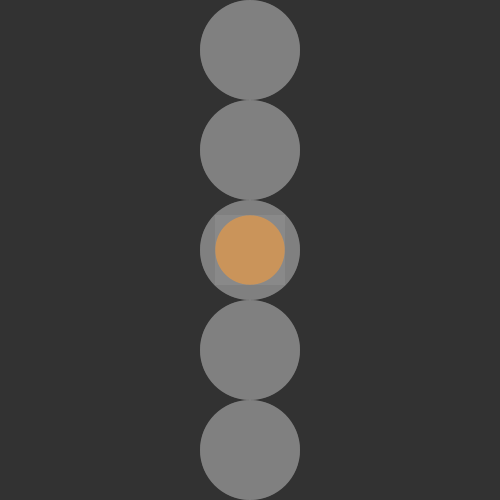
Frame 1 (no input)
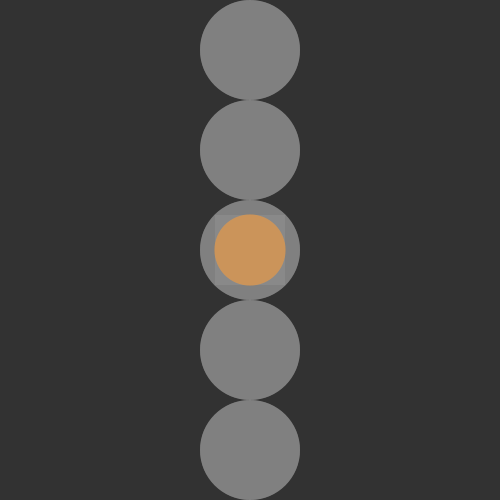
Frame 60 (the mouse pressed at the canvas centre just before this capture)
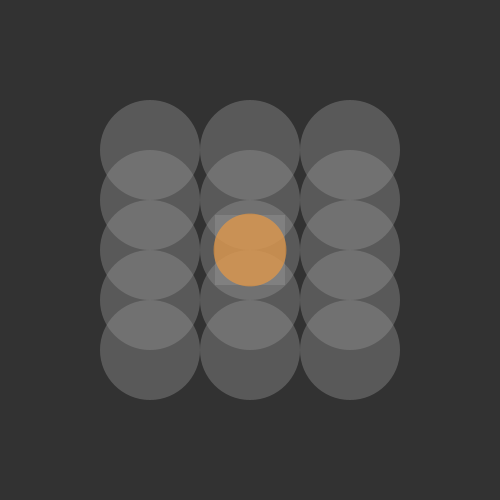
Frame 120 (the mouse held since frame 60 and released just before this capture)

The Processing sketch that drew these frames (run headless with seeded random() and noise(); from frame 60 on, the mouse is pressed at the canvas centre):

// Processing sketch: processing_142069
// ── processing_142069.pde

void setup () {
  size(500, 500);
  background(255);
}
void draw () {
  noStroke();
  float x1 = map (mouseX, 0, 500, 0, 200);
  //float x2 = map (mouseX, 0, 500, 0, 100);

  float y1 = map (mouseY, 0, 500, 50, 250);
  float y2 = map (mouseY, 0, 500, 150, 250);
  float y3 = map (mouseY, 0, 500, 350, 250);
  float y4 = map (mouseY, 0, 500, 450, 250);
  float s = map (second(), 0, 59, 0, 100);
  float a = map (second(), 0, 59, 50, 200);
  float rot = map (mouseX, 0, 500, 0, 360);
  //mitte
  background (50);
  fill(150, 100);
  pushMatrix();
  rectMode(CENTER);
  translate(250, 250);
  rotate(radians(rot));
  rect(0, 0, 70, 70);
  popMatrix();
  
  //oben
  ellipse (250, y1, 100, 100);
  ellipse (250, y2, 100, 100);
  ellipse (250, 250, 100, 100);
  //unten
  ellipse (250, y3, 100, 100);
  ellipse (250, y4, 100, 100);

  //links
  ellipse (250-x1, y1, 100, 100);
  ellipse (250-x1, y2, 100, 100);
  ellipse (250-x1, 250, 100, 100);
  ellipse (250-x1, y3, 100, 100);
  ellipse (250-x1, y4, 100, 100);
  //rechts
  ellipse (250+x1, 250, 100, 100);
  ellipse (250+x1, y1, 100, 100);
  ellipse (250+x1, y2, 100, 100);
  ellipse (250+x1, y3, 100, 100);
  ellipse (250+x1, y4, 100, 100);
  fill (245, 155, 60, a);
  ellipse (250, 250, s, s);

  /*  fill(100, 100);
   rect (400,0, 200,100);
   rect (x,y, 200+x,100-y);*/
}
